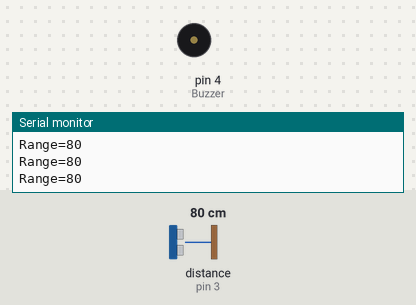
Simulated run of this sketch. Board: Arduino Uno, built with avr-gcc and run on an emulated ATmega328P. Shown: buzzer (waves = sounding, pin HIGH), the last lines printed to the serial monitor. Inputs (shaded band) come from the test bench; at power-on: distance to the obstacle (sensor on pin 3) 80 cm. The echo pulse lasts 58.3 µs per cm.

Above: at 1.2 s.
1.3 s: distance to the obstacle (sensor on pin 3) set to 55 cm
2.8 s: distance to the obstacle (sensor on pin 3) set to 46 cm
At 2.94 s:
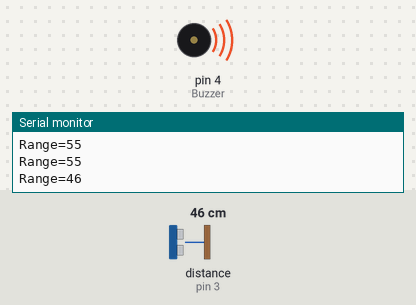
5.8 s: distance to the obstacle (sensor on pin 3) set to 60 cm
At 6.7 s:
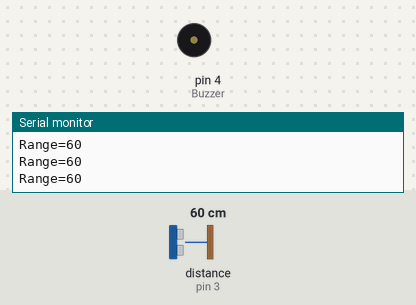
7.3 s: distance to the obstacle (sensor on pin 3) set to 35 cm
At 7.44 s:
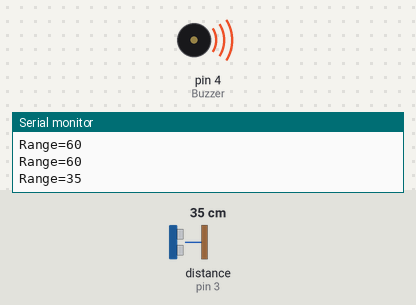
Timing chart, 0 to 11.3 s (numbered marks = the images above; inputs shaded):
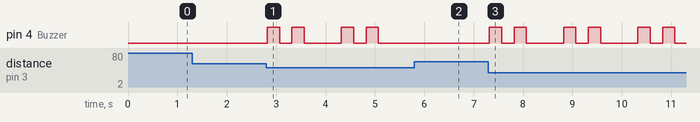

The sketch:

1.ino
```cpp
#include "HCSR04.h"
#define Trig 2
#define Echo 3
#define Buzzer 4
HCSR04 myHC(Trig, Echo);

void setup() {
  // put your setup code here, to run once:
  Serial.begin(9600);
  pinMode(Buzzer, OUTPUT);
}

void loop() {
  // put your main code here, to run repeatedly:
  int range = myHC.dist();
  Serial.print("Range="); Serial.println(range);
  if(range>50) {
    //有源蜂鳴器
    digitalWrite(Buzzer, LOW);
  }
  else if(range>30) {
    for(int i=0; i<2; i++){
      //有源蜂鳴器
      digitalWrite(Buzzer, HIGH);
      delay(1000/2/2);
      digitalWrite(Buzzer, LOW);
      delay(1000/2/2);
    }
     delay(500);
  }
  else if(range>10) {
    for (int i=0; i<6; i++){
      //有源蜂鳴器
      digitalWrite(Buzzer, HIGH);
      delay(1000/6/2);
      digitalWrite(Buzzer, LOW);
      delay(1000/6/2);
    }
    delay(500);
  }
  else {
    //有源蜂鳴器
    digitalWrite(Buzzer, HIGH);
  }
}
```

Measured:
- the behaviour switches between 51 and 50 cm on distance to the obstacle (sensor on pin 3) (found by bisection; images 0 and 1)
- after the input at 2.8 s, pin 4 (Buzzer): LOW → HIGH at once, → LOW 0.25 s later, → HIGH 0.25 s later, → LOW 0.25 s later, … (8 changes in this stretch)
- after the input at 5.8 s, pin 4 (Buzzer): stops changing and stays LOW
- after the input at 7.3 s, pin 4 (Buzzer): LOW → HIGH at once, then repeats every 1.5 s: LOW 0.25 s, HIGH 0.25 s, LOW 0.75 s, HIGH 0.25 s
